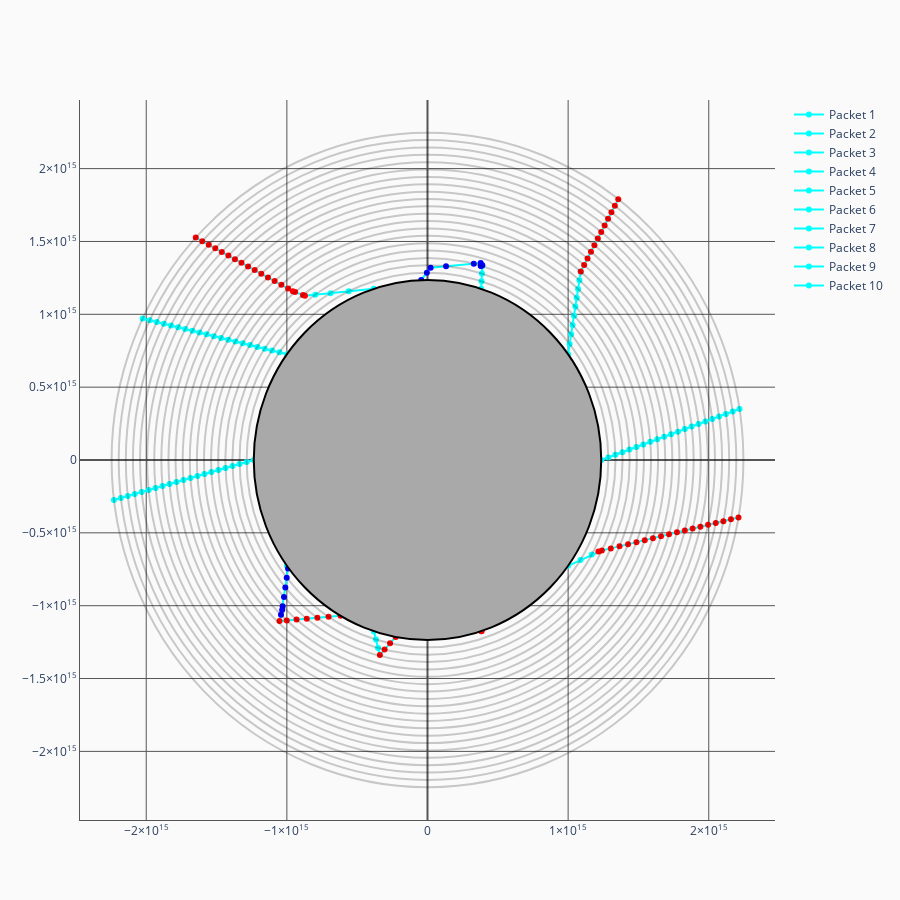

Source (notebook cell):
### Code cell
r_shells = sim.model.radius.value
xs,ys = get_coordinates_multiple_packets(sim.runner.rpacket_tracker_df)

fig = go.Figure()

# Set axes properties
fig.update_xaxes(range=[-1.1*r_shells[-1],1.1*r_shells[-1]],linecolor="#555",gridcolor="#555",zerolinecolor="#555")
fig.update_yaxes(range=[-1.1*r_shells[-1],1.1*r_shells[-1]],linecolor="#555",gridcolor="#555",zerolinecolor="#555")

# adding the shells
shell_shapes={}
for i in range(len(sim.model.radius.value)):
    if i==0:
        fig.add_shape(type="circle",
            xref="x", yref="y",
            x0=-1*sim.model.radius.value[i], y0=-1*sim.model.radius.value[i], x1=sim.model.radius.value[i], y1=sim.model.radius.value[i],
            line_color="black",
            fillcolor="darkgrey",
            opacity=1
        )
    else:
        fig.add_shape(type="circle",
            xref="x", yref="y",
            x0=-1*sim.model.radius.value[i], y0=-1*sim.model.radius.value[i], x1=sim.model.radius.value[i], y1=sim.model.radius.value[i],
            line_color="black",
            opacity=0.2
        )

#Add the packet trajectory

df = sim.runner.rpacket_tracker_df
interaction_from_num = {-1: "No Interaction", 1: "EScattering", 2: "Line"}
interaction_color_from_num = {-1: "aqua", 1: "red", 2: "blue"}
for i in range(len(xs)):    
    fig.add_trace(go.Scatter(
        x=xs[i],
        y=ys[i],
        mode="markers+lines",
        name="Packet "+str(i+1),
        hovertemplate =
        '<b>X</b>: %{x}'+
        '<br><b>Y</b>: %{y}<br>'+
        '<b>Last Interaction: %{text}</b>',
        text = [interaction_from_num.get(df.loc[i,j]["interaction_type"]) for j in range(len(xs[i]))],
        line = dict(color="cyan"),
#         line_shape = "spline",
        marker = dict(color=[interaction_color_from_num.get(df.loc[i,j]["interaction_type"]) for j in range(len(xs[i]))])
    ))


# Set figure size
fig.update_layout(width=900, height=900)
fig.layout.plot_bgcolor = '#fafafa'
fig.layout.paper_bgcolor = '#fafafa'

fig.show()

### Figure 1 — Plotly figure (JSON) as saved in the notebook; plotly's stock layout.template omitted (floating-point values rounded to 4 significant figures)
{"data": [{"hovertemplate": "<b>X</b>: %{x}<br><b>Y</b>: %{y}<br><b>Last Interaction: %{text}</b>", "line": {"color": "cyan"}, "marker": {"color": ["aqua", "aqua", "aqua", "aqua", "aqua", "aqua", "aqua", "aqua", "aqua", "aqua", "aqua", "aqua", "aqua", "aqua", "aqua", "aqua", "aqua", "aqua", "aqua", "aqua", "aqua"]}, "mode": "markers+lines", "name": "Packet 1", "text": ["No Interaction", "No Interaction", "No Interaction", "No Interaction", "No Interaction", "No Interaction", "No Interaction", "No Interaction", "No Interaction", "No Interaction", "No Interaction", "No Interaction", "No Interaction", "No Interaction", "No Interaction", "No Interaction", "No Interaction", "No Interaction", "No Interaction", "No Interaction", "No Interaction"], "type": "scatter", "x": [1235520000000000, 1286000000000000.0, 1336000000000000.0, 1386000000000000.0, 1436000000000000.0, 1486000000000000.0, 1535068608701903, 1584000000000000.0, 1634000000000000.0, 1683000000000000.0, 1731928888686583, 1781000000000000.0, 1830000000000000.0, 1878633284068970, 1927000000000000.0, 1976000000000000.0, 2025000000000000.0, 2073000000000000.0, 2122000000000000.0, 2170000000000000.0, 2219000000000000.0], "y": [0, 17990000000000.0, 35890000000000.0, 53720000000000.0, 71490000000000.0, 89210000000000.0, 106900000000000.0, 124500000000000.0, 142100000000000.0, 159600000000000.0, 177100000000000.0, 194600000000000.0, 212000000000000.0, 229400000000000.0, 246800000000000.0, 264200000000000.0, 281600000000000.0, 298900000000000.0, 316200000000000.0, 333500000000000.0, 350809112239334]}, {"hovertemplate": "<b>X</b>: %{x}<br><b>Y</b>: %{y}<br><b>Last Interaction: %{text}</b>", "line": {"color": "cyan"}, "marker": {"color": ["aqua", "aqua", "aqua", "aqua", "aqua", "aqua", "aqua", "aqua", "aqua", "aqua", "red", "red", "red", "red", "red", "red", "red", "red", "red", "red", "red", "red"]}, "mode": "markers+lines", "name": "Packet 2", "text": ["No Interaction", "No Interaction", "No Interaction", "No Interaction", "No Interaction", "No Interaction", "No Interaction", "No Interaction", "No Interaction", "No Interaction", "EScattering", "EScattering", "EScattering", "EScattering", "EScattering", "EScattering", "EScattering", "EScattering", "EScattering", "EScattering", "EScattering", "EScattering"], "type": "scatter", "x": [999600000000000.0, 1010564059787874, 1021000000000000.0, 1032000000000000.0, 1042000000000000.0, 1052000000000000.0, 1061000000000000.0, 1071000000000000.0, 1080000000000000.0, 1090000000000000.0, 1090000000000000.0, 1114000000000000.0, 1138000000000000.0, 1162000000000000.0, 1187000000000000.0, 1211000000000000.0, 1235000000000000.0, 1260000000000000.0, 1283829842994514, 1308000000000000.0, 1332278643623270, 1356480908032948], "y": [726200000000000.0, 795400000000000.0, 862400000000000.0, 927400000000000.0, 990900000000000.0, 1053142506443306, 1114258671044816, 1174000000000000.0, 1234000000000000.0, 1292000000000000.0, 1294000000000000.0, 1338000000000000.0, 1384000000000000.0, 1429000000000000.0, 1474000000000000.0, 1519601363449274, 1565000000000000.0, 1610064386238332, 1655244365059335, 1700000000000000.0, 1745513445517204, 1791000000000000.0]}, {"hovertemplate": "<b>X</b>: %{x}<br><b>Y</b>: %{y}<br><b>Last Interaction: %{text}</b>", "line": {"color": "cyan"}, "marker": {"color": ["aqua", "aqua", "aqua", "aqua", "blue", "blue", "blue", "blue", "blue", "blue", "blue", "blue", "blue", "blue"]}, "mode": "markers+lines", "name": "Packet 3", "text": ["No Interaction", "No Interaction", "No Interaction", "No Interaction", "Line", "Line", "Line", "Line", "Line", "Line", "Line", "Line", "Line", "Line"], "type": "scatter", "x": [381800000000000.0, 384400000000000.0, 386900000000000.0, 389500000000000.0, 389700000000000.0, 382300000000000.0, 379100000000000.0, 379000000000000.0, 378000000000000.0, 329100000000000.0, 131900000000000.0, 22230000000000.0, -4504000000000.0, -44510000000000.0], "y": [1175049347012988, 1227000000000000.0, 1279379180052875, 1331000000000000.0, 1336000000000000.0, 1333000000000000.0, 1332000000000000.0, 1334378116977928, 1352000000000000.0, 1348000000000000.0, 1330079667897547, 1320000000000000.0, 1286056113054147, 1234717858984141]}, {"hovertemplate": "<b>X</b>: %{x}<br><b>Y</b>: %{y}<br><b>Last Interaction: %{text}</b>", "line": {"color": "cyan"}, "marker": {"color": ["aqua", "aqua", "aqua", "aqua", "red", "red", "red", "red", "red", "red", "red", "red", "red", "red", "red", "red", "red", "red", "red", "red", "red", "red", "red"]}, "mode": "markers+lines", "name": "Packet 4", "text": ["No Interaction", "No Interaction", "No Interaction", "No Interaction", "EScattering", "EScattering", "EScattering", "EScattering", "EScattering", "EScattering", "EScattering", "EScattering", "EScattering", "EScattering", "EScattering", "EScattering", "EScattering", "EScattering", "EScattering", "EScattering", "EScattering", "EScattering", "EScattering"], "type": "scatter", "x": [-381800000000000.0, -560100000000000.0, -689300000000000.0, -798100000000000.0, -871500000000000.0, -885600000000000.0, -941100000000000.0, -957700000000000.0, -991300000000000.0, -1039000000000000.0, -1087000000000000.0, -1134000000000000.0, -1182000000000000.0, -1229000000000000.0, -1276000000000000.0, -1322754404409129, -1369000000000000.0, -1416000000000000.0, -1463000000000000.0, -1509000000000000.0, -1555000000000000.0, -1602000000000000.0, -1648000000000000.0], "y": [1175000000000000.0, 1158000000000000.0, 1145000000000000.0, 1135000000000000.0, 1127000000000000.0, 1133000000000000.0, 1153000000000000.0, 1159000000000000.0, 1177000000000000.0, 1202000000000000.0, 1227889819823811, 1253000000000000.0, 1278000000000000.0, 1304000000000000.0, 1328617712480512, 1354000000000000.0, 1379000000000000.0, 1403000000000000.0, 1428000000000000.0, 1452896963775112, 1478000000000000.0, 1502000000000000.0, 1526848899468944]}, {"hovertemplate": "<b>X</b>: %{x}<br><b>Y</b>: %{y}<br><b>Last Interaction: %{text}</b>", "line": {"color": "cyan"}, "marker": {"color": ["aqua", "aqua", "aqua", "aqua", "aqua", "aqua", "aqua", "aqua", "aqua", "aqua", "aqua", "aqua", "aqua", "aqua", "aqua", "aqua", "aqua", "aqua", "aqua", "aqua", "aqua"]}, "mode": "markers+lines", "name": "Packet 5", "text": ["No Interaction", "No Interaction", "No Interaction", "No Interaction", "No Interaction", "No Interaction", "No Interaction", "No Interaction", "No Interaction", "No Interaction", "No Interaction", "No Interaction", "No Interaction", "No Interaction", "No Interaction", "No Interaction", "No Interaction", "No Interaction", "No Interaction", "No Interaction", "No Interaction"], "type": "scatter", "x": [-999556676890135, -1053000000000000.0, -1105359064480113, -1158000000000000.0, -1210000000000000.0, -1262000000000000.0, -1313752553924971, -1365347491490551, -1417000000000000.0, -1468000000000000.0, -1519000000000000.0, -1570000000000000.0, -1621000000000000.0, -1672032873937100, -1723000000000000.0, -1773000000000000.0, -1824000000000000.0, -1875000000000000.0, -1925000000000000.0, -1975000000000000.0, -2026000000000000.0], "y": [726200000000000.0, 738900000000000.0, 751500000000000.0, 764000000000000.0, 776400000000000.0, 788800000000000.0, 801200000000000.0, 813504590684318, 825800000000000.0, 838000000000000.0, 850200000000000.0, 862400000000000.0, 874600000000000.0, 886700000000000.0, 898800000000000.0, 910900000000000.0, 922900000000000.0, 935000000000000.0, 947000000000000.0, 959100000000000.0, 971100000000000.0]}, {"hovertemplate": "<b>X</b>: %{x}<br><b>Y</b>: %{y}<br><b>Last Interaction: %{text}</b>", "line": {"color": "cyan"}, "marker": {"color": ["aqua", "aqua", "aqua", "aqua", "aqua", "aqua", "aqua", "aqua", "aqua", "aqua", "aqua", "aqua", "aqua", "aqua", "aqua", "aqua", "aqua", "aqua", "aqua", "aqua", "aqua"]}, "mode": "markers+lines", "name": "Packet 6", "text": ["No Interaction", "No Interaction", "No Interaction", "No Interaction", "No Interaction", "No Interaction", "No Interaction", "No Interaction", "No Interaction", "No Interaction", "No Interaction", "No Interaction", "No Interaction", "No Interaction", "No Interaction", "No Interaction", "No Interaction", "No Interaction", "No Interaction", "No Interaction", "No Interaction"], "type": "scatter", "x": [-1235520000000000, -1286000000000000.0, -1336000000000000.0, -1387000000000000.0, -1436627373102132, -1487000000000000.0, -1537000000000000.0, -1586000000000000.0, -1636000000000000.0, -1685854177679098, -1735000000000000.0, -1785000000000000.0, -1835000000000000.0, -1884000000000000.0, -1933589632115499, -1983000000000000.0, -2032000000000000.0, -2082000000000000.0, -2131068790102525, -2180000000000000.0, -2230000000000000.0], "y": [0.1513, -13910000000000.0, -27780000000000.0, -41620000000000.0, -55420000000000.0, -69200000000000.0, -82960000000000.0, -96690000000000.0, -110400000000000.0, -124100000000000.0, -137800000000000.0, -151500000000000.0, -165100000000000.0, -178700000000000.0, -192400000000000.0, -206000000000000.0, -219600000000000.0, -233200000000000.0, -246800000000000.0, -260400000000000.0, -274000000000000.0]}, {"hovertemplate": "<b>X</b>: %{x}<br><b>Y</b>: %{y}<br><b>Last Interaction: %{text}</b>", "line": {"color": "cyan"}, "marker": {"color": ["aqua", "blue", "blue", "blue", "blue", "blue", "blue", "blue", "red", "red", "red", "red", "red", "red", "red"]}, "mode": "markers+lines", "name": "Packet 7", "text": ["No Interaction", "Line", "Line", "Line", "Line", "Line", "Line", "Line", "EScattering", "EScattering", "EScattering", "EScattering", "EScattering", "EScattering", "EScattering"], "type": "scatter", "x": [-999600000000000.0, -991800000000000.0, -1001000000000000.0, -1010927578518958, -1021000000000000.0, -1030000000000000.0, -1034000000000000.0, -1042000000000000.0, -1052000000000000.0, -1001000000000000.0, -931100000000000.0, -858700000000000.0, -783200000000000.0, -703700000000000.0, -618800000000000.0], "y": [-726200000000000.0, -744700000000000.0, -807400000000000.0, -874400000000000.0, -939500000000000.0, -1003000000000000.0, -1029000000000000.0, -1063000000000000.0, -1106000000000000.0, -1101000000000000.0, -1095000000000000.0, -1089000000000000.0, -1083000000000000.0, -1076000000000000.0, -1069000000000000.0]}, {"hovertemplate": "<b>X</b>: %{x}<br><b>Y</b>: %{y}<br><b>Last Interaction: %{text}</b>", "line": {"color": "cyan"}, "marker": {"color": ["aqua", "aqua", "aqua", "red", "red", "red", "red"]}, "mode": "markers+lines", "name": "Packet 8", "text": ["No Interaction", "No Interaction", "No Interaction", "EScattering", "EScattering", "EScattering", "EScattering"], "type": "scatter", "x": [-381800000000000.0, -366500000000000.0, -351400000000000.0, -338602745326931, -305200000000000.0, -266000000000000.0, -226317026976791], "y": [-1175049347012988, -1233000000000000.0, -1290000000000000.0, -1338000000000000.0, -1301000000000000.0, -1258000000000000.0, -1215000000000000.0]}, {"hovertemplate": "<b>X</b>: %{x}<br><b>Y</b>: %{y}<br><b>Last Interaction: %{text}</b>", "line": {"color": "cyan"}, "marker": {"color": ["aqua", "red", "red"]}, "mode": "markers+lines", "name": "Packet 9", "text": ["No Interaction", "EScattering", "EScattering"], "type": "scatter", "x": [381800000000000.0, 383303585438000, 385000000000000.0], "y": [-1175000000000000.0, -1176000000000000.0, -1174000000000000.0]}, {"hovertemplate": "<b>X</b>: %{x}<br><b>Y</b>: %{y}<br><b>Last Interaction: %{text}</b>", "line": {"color": "cyan"}, "marker": {"color": ["aqua", "aqua", "aqua", "red", "red", "red", "red", "red", "red", "red", "red", "red", "red", "red", "red", "red", "red", "red", "red", "red", "red", "red"]}, "mode": "markers+lines", "name": "Packet 10", "text": ["No Interaction", "No Interaction", "No Interaction", "EScattering", "EScattering", "EScattering", "EScattering", "EScattering", "EScattering", "EScattering", "EScattering", "EScattering", "EScattering", "EScattering", "EScattering", "EScattering", "EScattering", "EScattering", "EScattering", "EScattering", "EScattering", "EScattering"], "type": "scatter", "x": [999556676890135, 1088000000000000.0, 1169000000000000.0, 1216000000000000.0, 1240000000000000.0, 1303370241330598, 1365000000000000.0, 1426064780849463, 1486000000000000.0, 1544769255170663, 1603000000000000.0, 1660000000000000.0, 1717000000000000.0, 1774000000000000.0, 1830000000000000.0, 1885000000000000.0, 1940405601593618, 1995203166980728, 2050000000000000.0, 2104000000000000.0, 2158000000000000.0, 2212000000000000.0], "y": [-726200000000000.0, -685741079685936, -648900000000000.0, -627300000000000.0, -621600000000000.0, -606800000000000.0, -592300000000000.0, -578100000000000.0, -564100000000000.0, -550300000000000.0, -536700000000000.0, -523300000000000.0, -510000000000000.0, -496800000000000.0, -483700000000000.0, -470700000000000.0, -457805683346231, -445000000000000.0, -432200000000000.0, -419600000000000.0, -407000000000000.0, -394400000000000.0]}], "layout": {"height": 900, "paper_bgcolor": "#fafafa", "plot_bgcolor": "#fafafa", "shapes": [{"fillcolor": "darkgrey", "line": {"color": "black"}, "opacity": 1, "type": "circle", "x0": -1235520000000000, "x1": 1235520000000000, "xref": "x", "y0": -1235520000000000, "y1": 1235520000000000, "yref": "y"}, {"line": {"color": "black"}, "opacity": 0.2, "type": "circle", "x0": -1286064000000000, "x1": 1286064000000000, "xref": "x", "y0": -1286064000000000, "y1": 1286064000000000, "yref": "y"}, {"line": {"color": "black"}, "opacity": 0.2, "type": "circle", "x0": -1336608000000000, "x1": 1336608000000000, "xref": "x", "y0": -1336608000000000, "y1": 1336608000000000, "yref": "y"}, {"line": {"color": "black"}, "opacity": 0.2, "type": "circle", "x0": -1387152000000000, "x1": 1387152000000000, "xref": "x", "y0": -1387152000000000, "y1": 1387152000000000, "yref": "y"}, {"line": {"color": "black"}, "opacity": 0.2, "type": "circle", "x0": -1437696000000000, "x1": 1437696000000000, "xref": "x", "y0": -1437696000000000, "y1": 1437696000000000, "yref": "y"}, {"line": {"color": "black"}, "opacity": 0.2, "type": "circle", "x0": -1488240000000000, "x1": 1488240000000000, "xref": "x", "y0": -1488240000000000, "y1": 1488240000000000, "yref": "y"}, {"line": {"color": "black"}, "opacity": 0.2, "type": "circle", "x0": -1538784000000000, "x1": 1538784000000000, "xref": "x", "y0": -1538784000000000, "y1": 1538784000000000, "yref": "y"}, {"line": {"color": "black"}, "opacity": 0.2, "type": "circle", "x0": -1589328000000000, "x1": 1589328000000000, "xref": "x", "y0": -1589328000000000, "y1": 1589328000000000, "yref": "y"}, {"line": {"color": "black"}, "opacity": 0.2, "type": "circle", "x0": -1639872000000000, "x1": 1639872000000000, "xref": "x", "y0": -1639872000000000, "y1": 1639872000000000, "yref": "y"}, {"line": {"color": "black"}, "opacity": 0.2, "type": "circle", "x0": -1690416000000000, "x1": 1690416000000000, "xref": "x", "y0": -1690416000000000, "y1": 1690416000000000, "yref": "y"}, {"line": {"color": "black"}, "opacity": 0.2, "type": "circle", "x0": -1740960000000000, "x1": 1740960000000000, "xref": "x", "y0": -1740960000000000, "y1": 1740960000000000, "yref": "y"}, {"line": {"color": "black"}, "opacity": 0.2, "type": "circle", "x0": -1791504000000000, "x1": 1791504000000000, "xref": "x", "y0": -1791504000000000, "y1": 1791504000000000, "yref": "y"}, {"line": {"color": "black"}, "opacity": 0.2, "type": "circle", "x0": -1842048000000000, "x1": 1842048000000000, "xref": "x", "y0": -1842048000000000, "y1": 1842048000000000, "yref": "y"}, {"line": {"color": "black"}, "opacity": 0.2, "type": "circle", "x0": -1892592000000000, "x1": 1892592000000000, "xref": "x", "y0": -1892592000000000, "y1": 1892592000000000, "yref": "y"}, {"line": {"color": "black"}, "opacity": 0.2, "type": "circle", "x0": -1943136000000000, "x1": 1943136000000000, "xref": "x", "y0": -1943136000000000, "y1": 1943136000000000, "yref": "y"}, {"line": {"color": "black"}, "opacity": 0.2, "type": "circle", "x0": -1993680000000000, "x1": 1993680000000000, "xref": "x", "y0": -1993680000000000, "y1": 1993680000000000, "yref": "y"}, {"line": {"color": "black"}, "opacity": 0.2, "type": "circle", "x0": -2044224000000000, "x1": 2044224000000000, "xref": "x", "y0": -2044224000000000, "y1": 2044224000000000, "yref": "y"}, {"line": {"color": "black"}, "opacity": 0.2, "type": "circle", "x0": -2094768000000000, "x1": 2094768000000000, "xref": "x", "y0": -2094768000000000, "y1": 2094768000000000, "yref": "y"}, {"line": {"color": "black"}, "opacity": 0.2, "type": "circle", "x0": -2145312000000000, "x1": 2145312000000000, "xref": "x", "y0": -2145312000000000, "y1": 2145312000000000, "yref": "y"}, {"line": {"color": "black"}, "opacity": 0.2, "type": "circle", "x0": -2195856000000000, "x1": 2195856000000000, "xref": "x", "y0": -2195856000000000, "y1": 2195856000000000, "yref": "y"}, {"line": {"color": "black"}, "opacity": 0.2, "type": "circle", "x0": -2246400000000000, "x1": 2246400000000000, "xref": "x", "y0": -2246400000000000, "y1": 2246400000000000, "yref": "y"}], "width": 900, "xaxis": {"gridcolor": "#555", "linecolor": "#555", "range": [-2471040000000000, 2471040000000000], "zerolinecolor": "#555"}, "yaxis": {"gridcolor": "#555", "linecolor": "#555", "range": [-2471040000000000, 2471040000000000], "zerolinecolor": "#555"}}}
